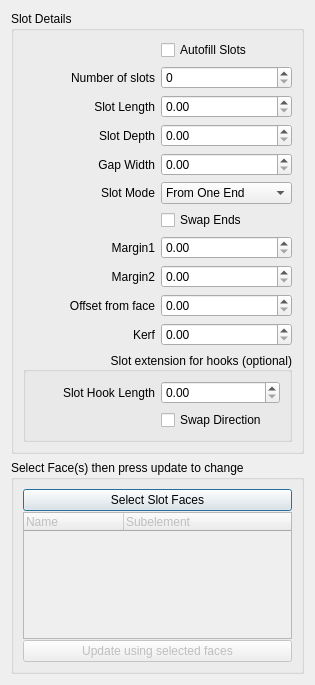
<?xml version="1.0" encoding="UTF-8"?>
<ui version="4.0">
 <class>Dialog</class>
 <widget class="QDialog" name="Dialog">
  <property name="geometry">
   <rect>
    <x>0</x>
    <y>0</y>
    <width>315</width>
    <height>685</height>
   </rect>
  </property>
  <property name="windowTitle">
   <string>Dialog</string>
  </property>
  <layout class="QGridLayout" name="gridLayout">
   <item row="0" column="0">
    <widget class="QGroupBox" name="Dimensions">
     <property name="title">
      <string>Slot Details</string>
     </property>
     <layout class="QGridLayout" name="gridLayout_2">
      <item row="3" column="1">
       <widget class="Gui::IntSpinBox" name="SlotCount">
        <property name="minimum">
         <number>0</number>
        </property>
        <property name="maximum">
         <number>9999</number>
        </property>
       </widget>
      </item>
      <item row="7" column="1">
       <widget class="Gui::QuantitySpinBox" name="GapWidth"/>
      </item>
      <item row="11" column="1">
       <widget class="Gui::QuantitySpinBox" name="Margin2"/>
      </item>
      <item row="12" column="0">
       <widget class="QLabel" name="label_9">
        <property name="text">
         <string>Offset from face</string>
        </property>
        <property name="alignment">
         <set>Qt::AlignRight|Qt::AlignTrailing|Qt::AlignVCenter</set>
        </property>
       </widget>
      </item>
      <item row="13" column="0">
       <widget class="QLabel" name="labelKerf">
        <property name="text">
         <string>Kerf</string>
        </property>
        <property name="alignment">
         <set>Qt::AlignRight|Qt::AlignTrailing|Qt::AlignVCenter</set>
        </property>
       </widget>
      </item>
      <item row="8" column="0">
       <widget class="QLabel" name="label_5">
        <property name="text">
         <string>Slot Mode</string>
        </property>
        <property name="alignment">
         <set>Qt::AlignRight|Qt::AlignTrailing|Qt::AlignVCenter</set>
        </property>
       </widget>
      </item>
      <item row="3" column="0">
       <widget class="QLabel" name="label">
        <property name="text">
         <string>Number of slots</string>
        </property>
        <property name="alignment">
         <set>Qt::AlignRight|Qt::AlignTrailing|Qt::AlignVCenter</set>
        </property>
       </widget>
      </item>
      <item row="5" column="0">
       <widget class="QLabel" name="label_3">
        <property name="text">
         <string>Slot Depth</string>
        </property>
        <property name="alignment">
         <set>Qt::AlignRight|Qt::AlignTrailing|Qt::AlignVCenter</set>
        </property>
       </widget>
      </item>
      <item row="4" column="0">
       <widget class="QLabel" name="label_2">
        <property name="text">
         <string>Slot Length</string>
        </property>
        <property name="alignment">
         <set>Qt::AlignRight|Qt::AlignTrailing|Qt::AlignVCenter</set>
        </property>
       </widget>
      </item>
      <item row="4" column="1">
       <widget class="Gui::QuantitySpinBox" name="SlotLength"/>
      </item>
      <item row="10" column="1">
       <widget class="Gui::QuantitySpinBox" name="Margin1"/>
      </item>
      <item row="9" column="1">
       <widget class="QCheckBox" name="SwapEnds">
        <property name="text">
         <string>Swap Ends</string>
        </property>
       </widget>
      </item>
      <item row="8" column="1">
       <widget class="QComboBox" name="SlotMode">
        <item>
         <property name="text">
          <string>From One End</string>
         </property>
        </item>
        <item>
         <property name="text">
          <string>From Both Ends</string>
         </property>
        </item>
        <item>
         <property name="text">
          <string>From Middle</string>
         </property>
        </item>
       </widget>
      </item>
      <item row="5" column="1">
       <widget class="Gui::QuantitySpinBox" name="SlotDepth"/>
      </item>
      <item row="12" column="1">
       <widget class="Gui::QuantitySpinBox" name="OffsetFromFace"/>
      </item>
      <item row="10" column="0">
       <widget class="QLabel" name="label_7">
        <property name="text">
         <string>Margin1</string>
        </property>
        <property name="alignment">
         <set>Qt::AlignRight|Qt::AlignTrailing|Qt::AlignVCenter</set>
        </property>
       </widget>
      </item>
      <item row="13" column="1">
       <widget class="Gui::QuantitySpinBox" name="Kerf">
        <property name="toolTip">
         <string>Laser kerf (beam width). Each slot is narrowed by kerf/2 on each side.</string>
        </property>
       </widget>
      </item>
      <item row="14" column="0" rowspan="5" colspan="2">
       <widget class="QGroupBox" name="SlotExtensionForHooks">
        <property name="title">
         <string>Slot extension for hooks (optional)</string>
        </property>
        <property name="alignment">
         <set>Qt::AlignRight|Qt::AlignTrailing|Qt::AlignVCenter</set>
        </property>
        <layout class="QGridLayout" name="gridLayout_4">
         <item row="0" column="1">
          <widget class="Gui::QuantitySpinBox" name="SlotHookLength"/>
         </item>
         <item row="0" column="0">
          <widget class="QLabel" name="label_10">
           <property name="text">
            <string>Slot Hook Length</string>
           </property>
           <property name="alignment">
            <set>Qt::AlignRight|Qt::AlignTrailing|Qt::AlignVCenter</set>
           </property>
          </widget>
         </item>
         <item row="1" column="1">
          <widget class="QCheckBox" name="SwapHookDirection">
           <property name="text">
            <string>Swap Direction</string>
           </property>
          </widget>
         </item>
        </layout>
       </widget>
      </item>
      <item row="7" column="0">
       <widget class="QLabel" name="label_4">
        <property name="text">
         <string>Gap Width</string>
        </property>
        <property name="alignment">
         <set>Qt::AlignRight|Qt::AlignTrailing|Qt::AlignVCenter</set>
        </property>
       </widget>
      </item>
      <item row="11" column="0">
       <widget class="QLabel" name="label_8">
        <property name="text">
         <string>Margin2</string>
        </property>
        <property name="alignment">
         <set>Qt::AlignRight|Qt::AlignTrailing|Qt::AlignVCenter</set>
        </property>
       </widget>
      </item>
      <item row="0" column="1">
       <widget class="QCheckBox" name="Autofill">
        <property name="toolTip">
         <string>&lt;html&gt;&lt;head/&gt;&lt;body&gt;&lt;p&gt;If checked, the face will be filled with as many slots as are possible based on the other parameters&lt;/p&gt;&lt;/body&gt;&lt;/html&gt;</string>
        </property>
        <property name="text">
         <string>Autofill Slots</string>
        </property>
       </widget>
      </item>
     </layout>
    </widget>
   </item>
   <item row="1" column="0">
    <widget class="QGroupBox" name="groupBox">
     <property name="sizePolicy">
      <sizepolicy hsizetype="Preferred" vsizetype="Preferred">
       <horstretch>0</horstretch>
       <verstretch>0</verstretch>
      </sizepolicy>
     </property>
     <property name="title">
      <string>Select Face(s) then press update to change</string>
     </property>
     <layout class="QHBoxLayout" name="horizontalLayout">
      <item>
       <layout class="QVBoxLayout" name="verticalLayout">
        <property name="spacing">
         <number>1</number>
        </property>
        <property name="sizeConstraint">
         <enum>QLayout::SetMaximumSize</enum>
        </property>
        <item>
         <widget class="QPushButton" name="pbEditSlotFaces">
          <property name="text">
           <string>Select Slot Faces</string>
          </property>
         </widget>
        </item>
        <item>
         <widget class="QTreeWidget" name="treeWidgetSlotFaces">
          <property name="enabled">
           <bool>false</bool>
          </property>
          <property name="sizePolicy">
           <sizepolicy hsizetype="Expanding" vsizetype="Expanding">
            <horstretch>0</horstretch>
            <verstretch>0</verstretch>
           </sizepolicy>
          </property>
          <property name="columnCount">
           <number>2</number>
          </property>
          <column>
           <property name="text">
            <string>Name</string>
           </property>
          </column>
          <column>
           <property name="text">
            <string>Subelement</string>
           </property>
          </column>
         </widget>
        </item>
        <item>
         <widget class="QPushButton" name="pbUpdateSlotFaces">
          <property name="enabled">
           <bool>false</bool>
          </property>
          <property name="text">
           <string>Update using selected faces</string>
          </property>
         </widget>
        </item>
       </layout>
      </item>
     </layout>
    </widget>
   </item>
  </layout>
 </widget>
 <customwidgets>
  <customwidget>
   <class>Gui::QuantitySpinBox</class>
   <extends>QDoubleSpinBox</extends>
   <header>Gui/QuantitySpinBox.h</header>
  </customwidget>
  <customwidget>
   <class>Gui::IntSpinBox</class>
   <extends>QSpinBox</extends>
   <header>Gui/SpinBox.h</header>
  </customwidget>
 </customwidgets>
 <tabstops>
  <tabstop>Autofill</tabstop>
  <tabstop>SlotCount</tabstop>
  <tabstop>SlotLength</tabstop>
  <tabstop>SlotDepth</tabstop>
  <tabstop>GapWidth</tabstop>
  <tabstop>SlotMode</tabstop>
  <tabstop>SwapEnds</tabstop>
  <tabstop>Margin1</tabstop>
  <tabstop>Margin2</tabstop>
  <tabstop>OffsetFromFace</tabstop>
  <tabstop>Kerf</tabstop>
  <tabstop>SlotHookLength</tabstop>
  <tabstop>SwapHookDirection</tabstop>
  <tabstop>pbEditSlotFaces</tabstop>
  <tabstop>pbUpdateSlotFaces</tabstop>
  <tabstop>treeWidgetSlotFaces</tabstop>
 </tabstops>
 <resources/>
 <connections/>
</ui>
